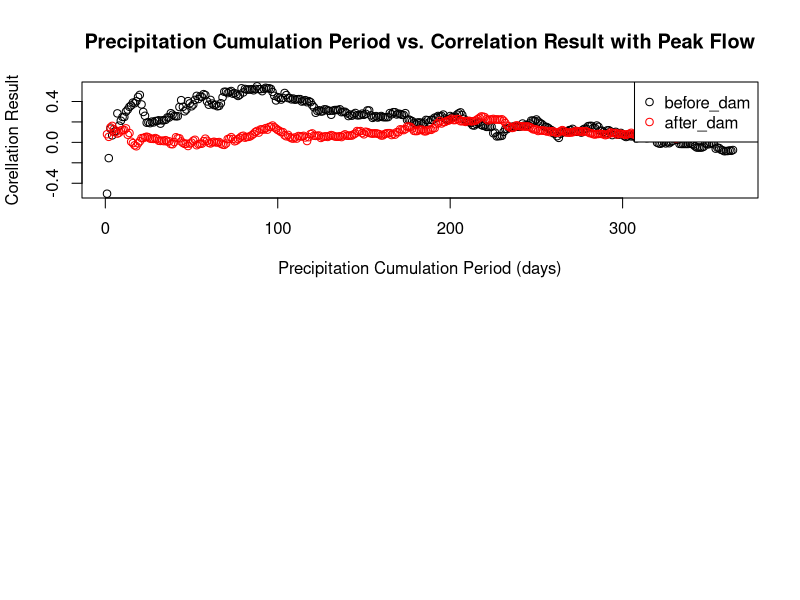

Generate this figure with R: (Note: this script raises an error after producing the figure.)
#MIT License, Copyright (c) 2017 Ge (Jeff) Pu

climate <- read.csv("project1_climate.csv")
genesseallm <- read.csv("project1_genesseall.csv")

genesseall<-genesseallm[1:24,]


tf<-function(nn){
movsum<-function(x){
  filter(x,rep(1,nn),sides=1)
}

test<-data.frame(climate[,1],
            as.numeric(movsum(climate[,2])))


test2<-data.frame(genesseall,
                  test[match(genesseall[,1],climate[,1]),2])

test2[is.na(test2)]<-0

test3<-cor(test2,method="spearman")
#test3<-rcorr(as.matrix(test2), type="spearman")$P[2,3]

#print(test2)
print(test3[2,3])
}

tf2<-function(nn){
  movsum<-function(x){
    filter(x,rep(1,nn),sides=1)
  }
  
  test<-data.frame(climate[,1],
                   as.numeric(movsum(climate[,2])))
  
  
  test2<-data.frame(genesseall,
                    test[match(genesseall[,1],climate[,1]),2])
  
  test2[is.na(test2)]<-0
  
  #test3<-cor(test2,method="spearman")
  test3<-rcorr(as.matrix(test2), type="spearman")$P[2,3]
  
  #print(test2)
  print(test3)
}

###############

par(mfrow=c(2,1))

genesseall<-genesseallm[1:24,]

plot(mapply(tf,2:365),main='Precipitation Cumulation Period vs. Correlation Result with Peak Flow',
     ylab='Corellation Result',
     xlab='Precipitation Cumulation Period (days)')

genesseall<-genesseallm[28:90,]

points(mapply(tf,2:365),col='red')
legend('topright',c('before_dam','after_dam'),
       pch=1,
       col=c('black','red'))
#################
genesseall<-genesseallm[1:24,]
plot(mapply(tf2,2:365),main='P values',
     ylab='P values',
     xlab='Precipitation Cumulation Period (days)',
     ylim=c(0,0.1))

genesseall<-genesseallm[28:90,]

points(mapply(tf2,2:365),col='red')
#abline(h=0.1)
legend('topright',c('before_dam','after_dam'),
       pch=1,
       col=c('black','red'))
polygon(c(-100,400,400,-100),c(0.05,0.05,0,0), col=rgb(0.22, 0.22, 0.22,0.5))


###################
#Flow Changes in boxplot
before<-genesseallm[1:24,][,2]
after<-genesseallm[28:90,][,2]
boxplot(before,after,xaxt = "n",ylab="peakflow (cfs)")
axis(1,at=1:2,labels=c('before dam construction','after dam construction'))

#Flow Changes in annova
Data <- data.frame(
  Y=c(before,after),
  Site =factor(rep(c("before", "after"), times=c(length(before), length(after))))
)

fit<-aov(Y~Site,data=Data)
summary(fit)
TukeyHSD(fit)
